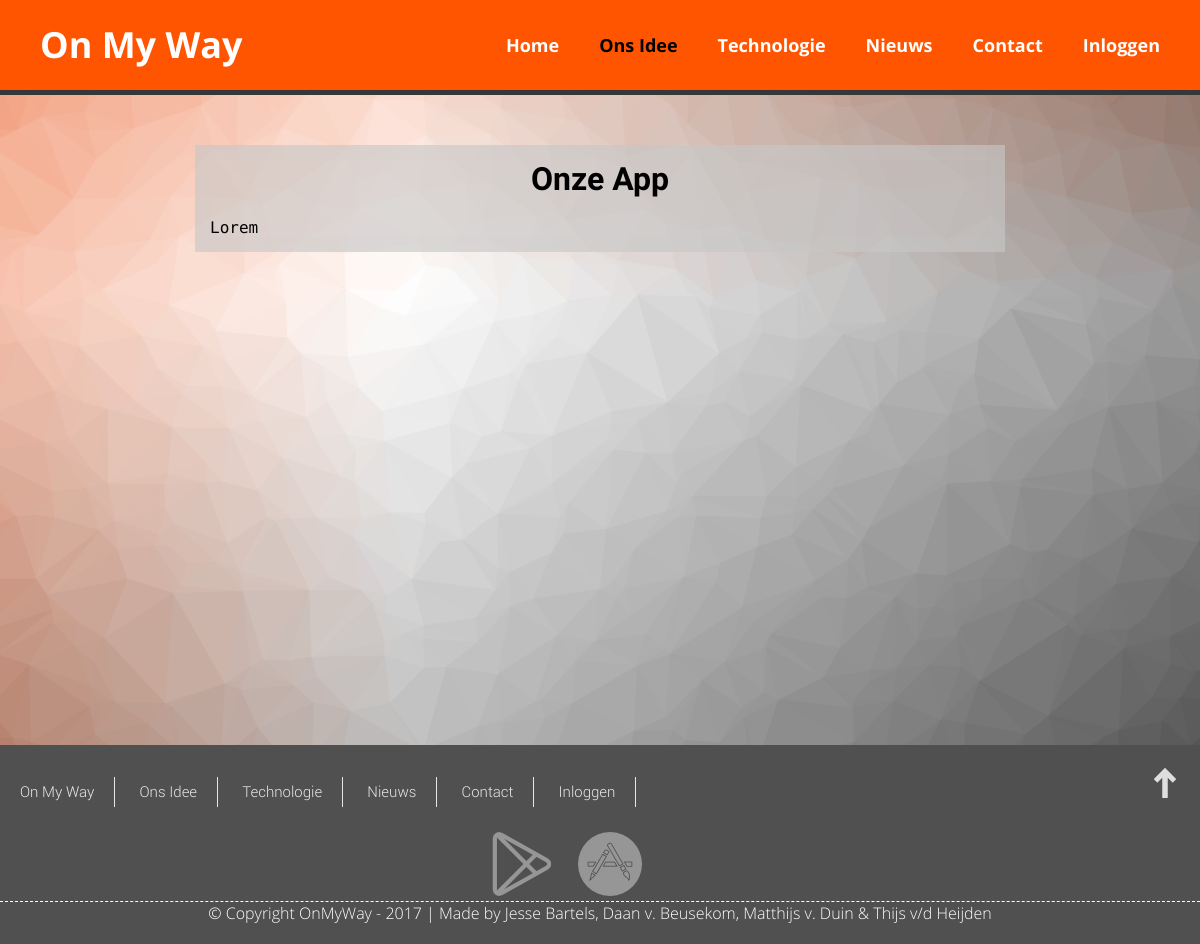
Page /our_idea.php on the earlier database version.
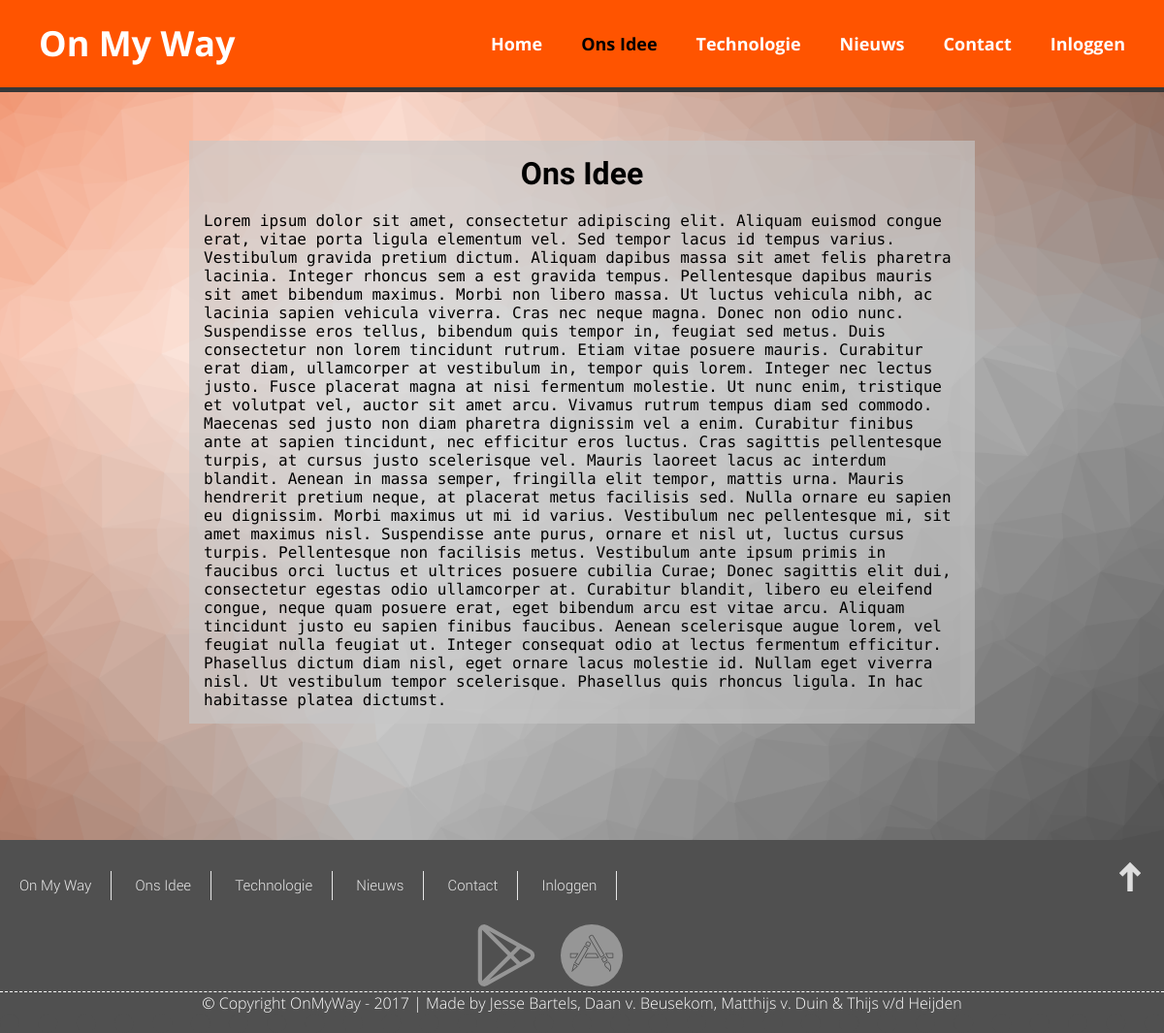
Same page on the later database version.
### tables this page shows
CREATE TABLE `txt` (
  `txt_id` int(11) NOT NULL,
  `category_id` int(1) NOT NULL,
  `txt_title` varchar(255) NOT NULL,
  `txt_content` text NOT NULL,
  `post_by` int(11) NOT NULL,
  `txt_date` date NOT NULL,
  `txt_visible` int(11) NOT NULL
);

### our_idea.php (the view, shortened to what this page needs)
<?php
include "top.php";
$SQL = "SELECT `txt_id`, `category_id`, `txt_title`, `txt_content`, `post_by`, `txt_date`, `txt_visible` FROM `txt` WHERE txt_id='2'";
$result = $connection->query($SQL);
?>
		<div class="text">
		  <?php
            while($row = $result->fetch_assoc()){
        ?>
			<div class="text-title">
				<h1><?php echo $row['txt_title']?></h1>
			</div>
			<div class="text-text">
				<p><?php echo $row['txt_content']?> </p>
			</div>
        <?php
            }
        ?>
		</div>
<?php
include "bottom.php";
?>

Differences in the rows shown:
changed txt: txt_title "Onze App" → "Ons Idee"; txt_content "Lorem" → "Lorem ipsum dolor sit amet, consectetur adipiscing elit. Aliquam euismod congue erat, vitae porta ligula elementum vel. Sed tempor lacus id tempus varius. Vestibulum gravida pretium dictum. Aliquam dapibus massa sit amet felis pharetra lacinia. Integer rhoncus sem a est gravida tempus. Pellentesque dapibus mauris sit amet bibendum maximus. Morbi non libero massa. Ut luctus vehicula nibh, ac lacinia sapien vehicula viverra. Cras nec neque magna. Donec non odio nunc. Suspendisse eros tellus, bibendum quis tempor in, feugiat sed metus. Duis consectetur non lorem tincidunt rutrum. Etiam vitae posuere mauris. Curabitur erat diam, ullamcorper at vestibulum in, tempor quis lorem. Integer nec…"
